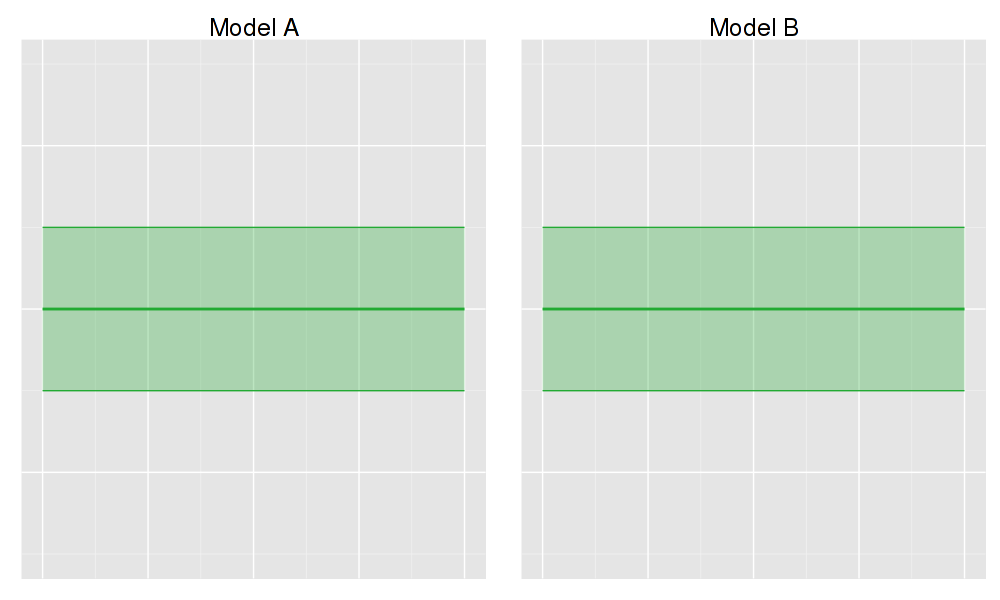

Write R code to recreate this figure.
# Show one shortcoming of CI approach: loses "horizontal" information.

x <- seq(from=0, to=10, by=0.1)

require(ggplot2)
size <- 1
colour <- '#22aa33'
p <- (ggplot(data=data.frame(x=x, y=0, dy=1), aes(x=x))
      + geom_ribbon(aes(ymin=y - dy, ymax=y + dy), fill=colour, alpha=0.3)
      + geom_line(aes(y=y), size=size, colour=colour)
      + geom_line(aes(y=y + dy), size=size * 0.5, colour=colour)
      + geom_line(aes(y=y - dy), size=size * 0.5, colour=colour)
      + scale_y_continuous(limits=3*c(-1, 1))
      + theme(legend.position='none', text=element_text(size=20),
              axis.text=element_blank(), axis.title=element_blank(),
              axis.line=element_blank(), axis.ticks=element_blank())
      )

require(Cairo)
require(gridExtra)
width <- 1000
height <- 600
output.dir <- paste(sep='/', getwd(), 'custom')
base.name <- 'two_models'
base.title <- 'Model'
CairoPNG(filename=paste0(base.name, '.png'), width=width, height=height)
Title <- function(x) ggtitle(paste(base.title, x))
grid.arrange(p + Title('A'), p + Title('B'), ncol=2)
dev.off()

L <- function(ell, x) {
  K <- outer(x, x, function(a, b) exp(-((a - b) / ell) ^ 2))
  diag(K) <- diag(K) + 1e-6
  t(chol(K))
}
L.short <- L(1, x)
L.long <- L(10, x)

# Animate individual draws.
source('./interp.R')
N.points <- length(x)
seed.matrix <- matrix(rnorm(n=N.frames * N.points), nrow=N.frames)
N.out <- 300
dt <- N.frames / N.out
t.out <- seq(from=dt, to=N.frames, by=dt)
random.matrix <- MyMatrix(t.out, N.frames / 2) %*% seed.matrix
AddPlot <- function(y) {
  geom_line(data=data.frame(x=x, y=y), aes(x=x, y=y))
}

require(animation)
saveGIF({
  for (i in 1:length(t.out)) {
    grid.arrange(ncol=2
      , p + Title('A') + AddPlot(L.short %*% random.matrix[i, ])
      , p + Title('B') + AddPlot(L.long %*% random.matrix[i, ])
      )
  }
}, movie.name=paste(sep='_', base.name, 'draws.gif'),
outdir=output.dir,
clean=TRUE, interval=0.05, ani.dev='CairoPNG',
ani.width=width, ani.height=height)
